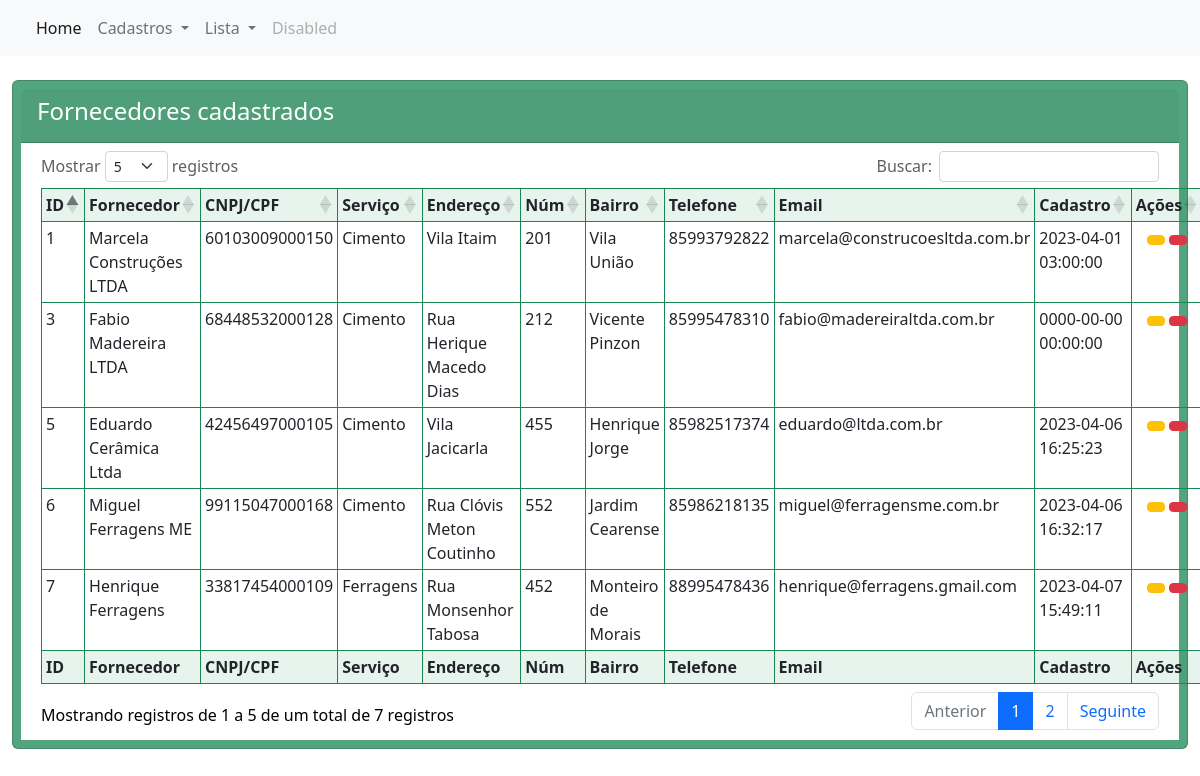
Screenshot of /listaFornecedor.php with the database file from the repository.
### tables this page shows
CREATE TABLE `suppliers` (
  `supplier_id` int(6) NOT NULL,
  `supplier_name` varchar(60) DEFAULT NULL,
  `supplier_cnpj` varchar(15) DEFAULT NULL,
  `supplier_product` varchar(50) DEFAULT NULL,
  `supplier_address` varchar(50) DEFAULT NULL,
  `supplier_number` varchar(6) DEFAULT NULL,
  `supplier_district` varchar(50) DEFAULT NULL,
  `supplier_phone` varchar(20) DEFAULT NULL,
  `supplier_email` varchar(60) DEFAULT NULL,
  `supplier_created_in` timestamp NOT NULL DEFAULT current_timestamp()
);

### functions.php (called while the page is built, shortened)
<?php
    function select($table, $fields, $filters, $extra){
        $query = "SELECT ";
        if($fields == null){
            $query .= "* ";
        }else{
            $fields = implode('`, `', $fields);
            $query .= "`$fields` ";
        }
        $query .= " FROM `$table` ";
        global $conn;
		$result = mysqli_query($conn, $query) or die(mysqli_error());
		$data = [];
		while($row = mysqli_fetch_assoc($result)){
			$data[] = $row;
		}
		return $data;
    }
?>

### listaFornecedor.php (the view, shortened to what this page needs)
<?php
require_once 'connect.php';
require_once 'functions.php';
$suppliers = select("suppliers", null, null, null);
?>
<!DOCTYPE html>
<html lang="pt-br">
<head>
    <link rel="stylesheet" type="text/css" href="https://cdn.jsdelivr.net/npm/bootstrap@5.3.0-alpha1/dist/css/bootstrap.min.css">
    <link rel="stylesheet" type="text/css" href="https://cdnjs.cloudflare.com/ajax/libs/twitter-bootstrap/5.2.0/css/bootstrap.min.css">
    <link rel="stylesheet" type="text/css" href="https://cdn.datatables.net/1.13.3/css/dataTables.bootstrap5.min.css">
</head>
<body>
    <?php include_once 'components/menu.php'; ?>
    <div class="row">
        <div class="col-md-12 offset-0">
            <div class="card bg-success p-2 text-white bg-opacity-75">
                <div class="card-header">
                    <h4>Fornecedores cadastrados</h4>
                </div>
                <div class="card-body bg-white p-2 text-black bg-opacity-78">
                    <div class="container-fluid">
                        <div class="row">
                            <div class="col-12 offset-0">
                                <table class="table table-bordered border-success table-sm table-responsive" id="myTable">
                                    <thead class="text-center bg-success bg-opacity-10 text-secondary">
                                        <th>ID</th>
                                        <th>Fornecedor</th>
                                        <th>CNPJ/CPF</th>
                                        <th>Serviço</th>
                                        <th>Endereço</th>
                                        <th>Núm</th>
                                        <th>Bairro</th>
                                        <th>Telefone</th>
                                        <th>Email</th>
                                        <th>Cadastro</th>
                                        <th width="7%">Ações</th>
                                    </thead>
                                    <tbody>
                                        <?php foreach ($suppliers as $supplier) : ?>
                                            <tr>
                                                <td><?= $supplier['supplier_id']; ?></td>
                                                <td><?= $supplier['supplier_name']; ?></td>
                                                <td><?= $supplier['supplier_cnpj']; ?></td>
                                                <td><?= $supplier['supplier_product']; ?></td>
                                                <td><?= $supplier['supplier_address']; ?></td>
                                                <td><?= $supplier['supplier_number']; ?></td>
                                                <td><?= $supplier['supplier_district']; ?></td>
                                                <td><?= $supplier['supplier_phone']; ?></td>
                                                <td><?= $supplier['supplier_email']; ?></td>
                                                <td width="6%"><?= $supplier['supplier_created_in']; ?></td>
                                                <td class="text-center">
                                                    <a href="editaFornecedor.php?id=<?= $supplier['supplier_id']; ?>" class="btn btn-warning btn-sm">
                                                    </a>
                                                    <a class="btn btn-danger btn-sm" data-bs-toggle="modal" data-bs-target="#deletar-<?= $supplier['supplier_id']; ?>">
                                                    </a>
                                                </td>
                                            </tr>
                                        <?php endforeach; ?>
                                    </tbody>
                                    <tfoot class="text-center bg-success bg-opacity-10 text-secondary">
                                        <th>ID</th>
                                        <th>Fornecedor</th>
                                        <th>CNPJ/CPF</th>
                                        <th>Serviço</th>
                                        <th>Endereço</th>
                                        <th>Núm</th>
                                        <th>Bairro</th>
                                        <th>Telefone</th>
                                        <th>Email</th>
                                        <th>Cadastro</th>
                                        <th>Ações</th>
                                    </tfoot>
                                </table>
                            </div>
                        </div>
                    </div>
                </div>
            </div>
        </div>
    </div>
    </div>
</body>
</html>

### components/menu.php (shortened to what this page needs)
<div class="container-fluid fs-7">
    <div class="row">
        <nav class="navbar navbar-expand-lg bg-light">
            <div class="container-fluid">
                <div class="collapse navbar-collapse" id="navbarNavAltMarkup">
                    <div class="navbar-nav">
                        <a class="nav-link active" aria-current="page" href="home.php">Home</a>
                        <li class="nav-item dropdown">
                            <a class="nav-link dropdown-toggle" href="#" role="button" data-bs-toggle="dropdown" aria-expanded="false">
                                Cadastros
                            </a>
                        </li>
                        <li class="nav-item dropdown">
                            <a class="nav-link dropdown-toggle" href="#" role="button" data-bs-toggle="dropdown" aria-expanded="false">
                                Lista
                            </a>
                        </li>
                        <a class="nav-link disabled">Disabled</a>
                    </div>
                </div>
            </div>
        </nav>
    </div>
    <br>

### rows the page displays
suppliers: supplier_id "1", supplier_name "Marcela Construções LTDA", supplier_cnpj "60103009000150", supplier_product "Cimento", supplier_address "Vila Itaim", supplier_number "201", supplier_district "Vila União", supplier_phone "85993792822", supplier_email "marcela@construcoesltda.com.br", supplier_created_in "2023-04-01 03:00:00"
suppliers: supplier_id "3", supplier_name "Fabio Madereira LTDA", supplier_cnpj "68448532000128", supplier_product "Cimento", supplier_address "Rua Herique Macedo Dias", supplier_number "212", supplier_district "Vicente Pinzon", supplier_phone "85995478310", supplier_email "fabio@madereiraltda.com.br", supplier_created_in "0000-00-00 00:00:00"
suppliers: supplier_id "5", supplier_name "Eduardo Cerâmica Ltda", supplier_cnpj "42456497000105", supplier_product "Cimento", supplier_address "Vila Jacicarla", supplier_number "455", supplier_district "Henrique Jorge", supplier_phone "85982517374", supplier_email "eduardo@ltda.com.br", supplier_created_in "2023-04-06 16:25:23"
suppliers: supplier_id "6", supplier_name "Miguel Ferragens ME", supplier_cnpj "99115047000168", supplier_product "Cimento", supplier_address "Rua Clóvis Meton Coutinho", supplier_number "552", supplier_district "Jardim Cearense", supplier_phone "85986218135", supplier_email "miguel@ferragensme.com.br", supplier_created_in "2023-04-06 16:32:17"
suppliers: supplier_id "7", supplier_name "Henrique Ferragens", supplier_cnpj "33817454000109", supplier_product "Ferragens", supplier_address "Rua Monsenhor Tabosa", supplier_number "452", supplier_district "Monteiro de Morais", supplier_phone "88995478436", supplier_email "henrique@ferragens.gmail.com", supplier_created_in "2023-04-07 15:49:11"
